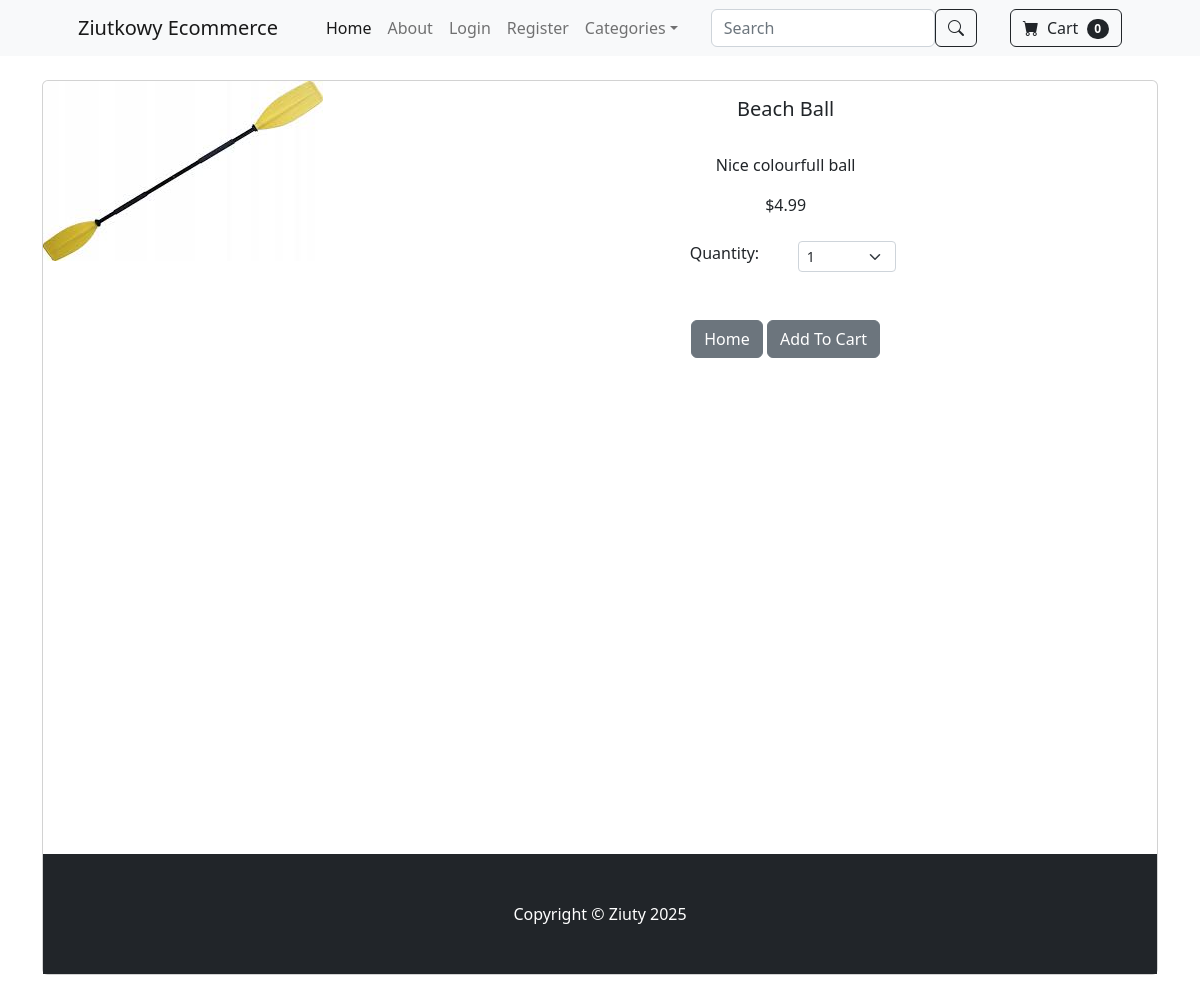
The app's page /product/3 with its own data.
### store/models.py (models this page shows, shortened)
class Products(models.Model):
    name = models.CharField(max_length=100)
    price = models.DecimalField(default=0, decimal_places=2, max_digits=6)
    category = models.ForeignKey(Category, on_delete=models.CASCADE, default=1)
    description = models.CharField(max_length=250, default='', blank=True, null=True)
    image = models.ImageField(upload_to='uploads/product/')

### store/views.py (the view)
# urls.py: path('product/<int:pk>', views.product, name='product'),
def product(request,pk):
	product = Products.objects.get(id=pk)
	return render(request, 'product.html', {'product':product})

### cart/cart.py (called while the page is built)
    def __len__(self):
        return len(self.cart)

### cart/context_processors.py (called while the page is built)
def cart(request):
    return{'cart': Cart(request)}

### store/context_processors.py (called while the page is built)
def categories(request):
    return {'categories': Category.objects.all()}

### store/templates/product.html (shortened to what this page needs)
{% extends 'base.html' %}
{% block content %}
<div class="container">
    <br/>
    <div class="card mb-3">
        <div class="row g-0">
            <div class="col-md-4">
                <img src="{{ product.image.url }}" class="img-fluid rounded-start" alt="...">
                    </div>
                        <div class="col-md-8">
                        <div class="card-body">
                            <center>
                            <h5 class="card-title">{{ product.name }}</h5>
                            <br/>
                            <p class="card-text justified">{{ product.description }}</p>
                            {% if product.is_sale %}
                            <div class="d-flex justify-content-center small text-warning mb-2">
                        <div class="bi-star-fill"></div>
                        &nbsp;&nbsp;Sale!&nbsp;&nbsp;
                        <div class="bi-star-fill"></div>
                        </div>
                        <strike>
                        ${{ product.price }}
                        </strike>
                        &nbsp;
                        ${{ product.sale_price }}
                        {% else %}
                        ${{ product.price }}
                        {% endif %}
                        <br/><br/>
                        <div class="row justify-content-center">
                            <div class="col-md-2">Quantity:</div>
                                <div class="col-md-2">
                                    <select class="form-select form-select-sm" id="qty-cart">
                                        <option value="1">1</option>
                                    </select>
                                </div>
                        </div>
                        <br/><br/>
                        <a href="{% url 'home'%}" class="btn btn-secondary">Home</a>
                        <button type="button" value="{{ product.id }}" class="btn btn-secondary" id="add-cart">Add To Cart</button>
                        </center>
        </div>
    </div>
</div>
<br/><br/><br/><br/><br/><br/><br/><br/><br/><br/><br/><br/><br/><br/><br/><br/><br/><br/><br/><br/>
{% endblock %}

### records on screen
Products: image (picture), name "Beach Ball", description "Nice colourfull ball", price "4.99"

### other values on screen
{{ cart|length }} "0"
